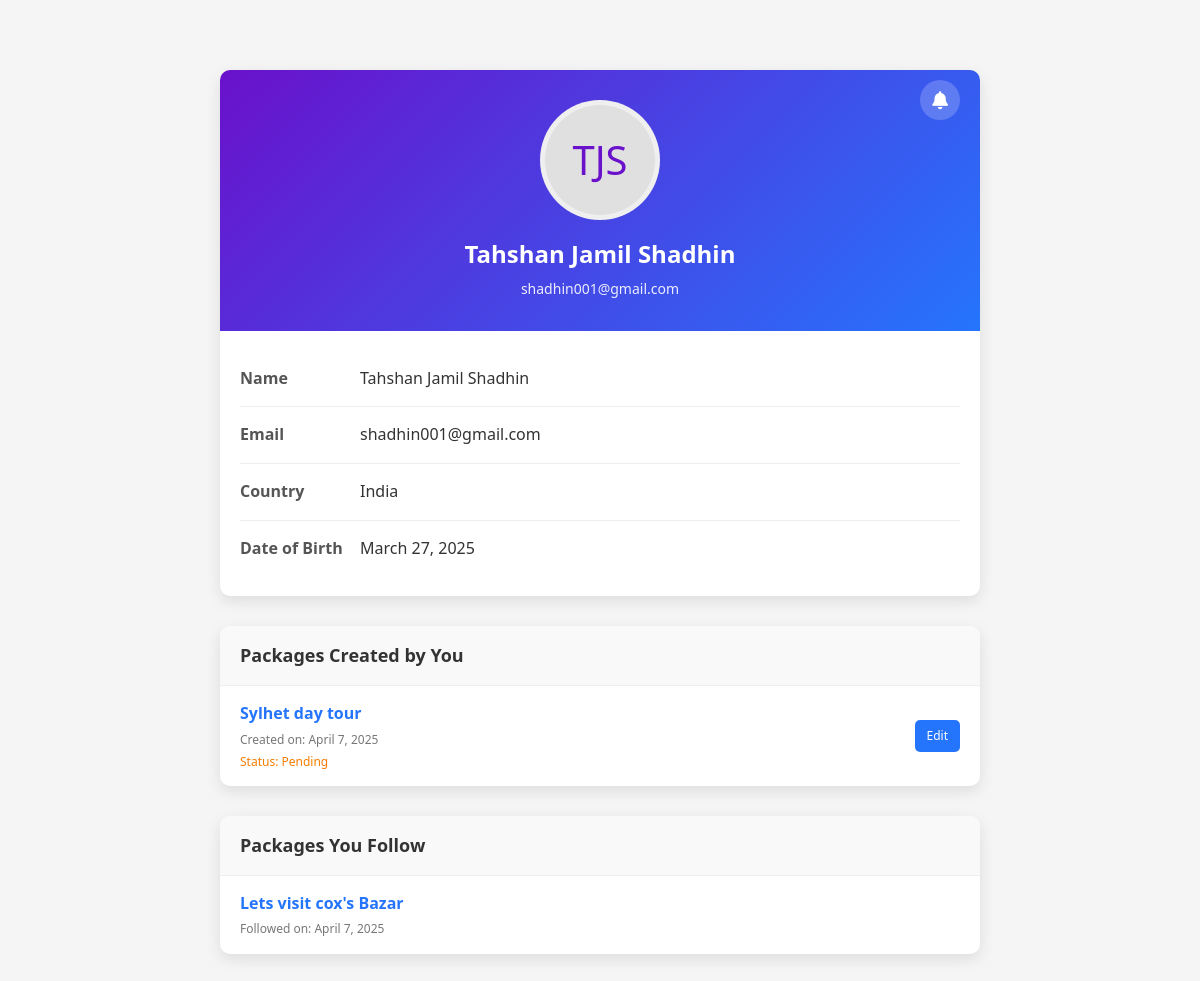
/Shadhin-experiment/profile.php (signed in), run on an earlier commit of the app's database.
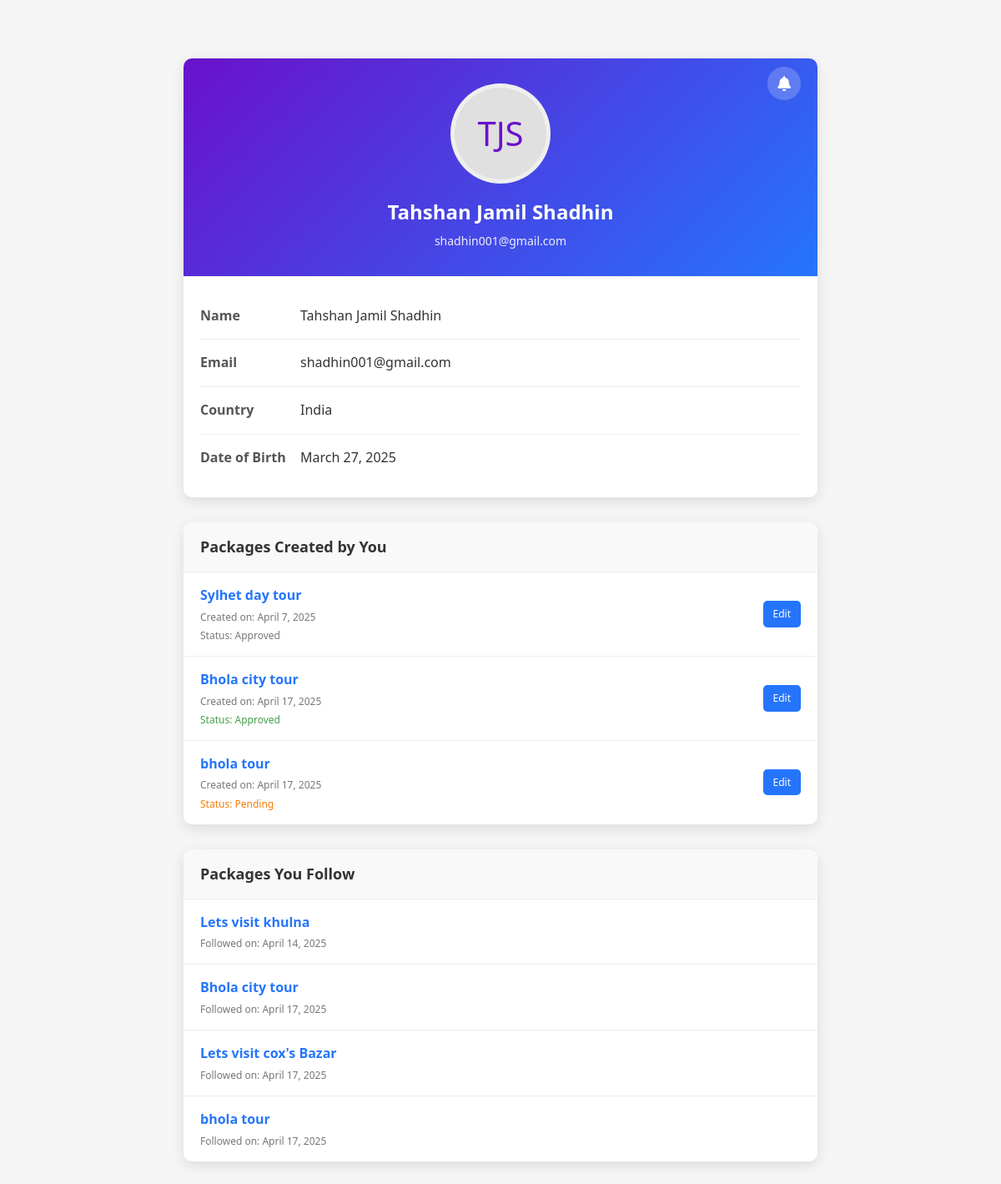
And on a later commit of the database.
### tables this page shows
CREATE TABLE `packages` (
  `package_id` int(11) NOT NULL,
  `package_name` varchar(255) NOT NULL,
  `publish_time` timestamp NOT NULL DEFAULT current_timestamp(),
  `build_by` int(11) NOT NULL,
  `status` varchar(255) NOT NULL DEFAULT 'pending',
  `details` varchar(2000) NOT NULL,
  `image` varchar(255) NOT NULL DEFAULT 'unknown.jpg',
  `rejection_feedback` varchar(1000) NOT NULL
);

CREATE TABLE `package_followers` (
  `package_id` int(11) NOT NULL,
  `user_id` int(11) NOT NULL,
  `time` timestamp NOT NULL DEFAULT current_timestamp()
);

### Shadhin-experiment/profile.php (the view, shortened to what the changed rows need)
<?php
$userId = $_SESSION['user_id'] ?? 'unknown';
$db = Database::getInstance();
$conn = $db->getConnection();
function getUserData($conn, $userId) {
    $query = "SELECT id, name, email, dob, country FROM user WHERE id = ?";
    $stmt = $conn->prepare($query);
    $stmt->execute([$userId]);
    if ($stmt->rowCount() > 0) {
        return $stmt->fetch(PDO::FETCH_ASSOC);
    } else {
        return null;
    }
}
function getCreatedPackages($conn, $userId) {
    $query = "SELECT package_id, package_name, publish_time, status, rejection_feedback FROM packages WHERE build_by = ?";
    $stmt = $conn->prepare($query);
    $stmt->execute([$userId]);
    $packages = [];
    while ($row = $stmt->fetch(PDO::FETCH_ASSOC)) {
        $packages[] = $row;
    }
    return $packages;
}
function getFollowedPackages($conn, $userId) {
    $query = "SELECT p.package_id, p.package_name, pf.time
              FROM package_followers pf
              JOIN packages p ON pf.package_id = p.package_id
              WHERE pf.user_id = ?";
    $stmt = $conn->prepare($query);
    $stmt->execute([$userId]);
    $packages = [];
    while ($row = $stmt->fetch(PDO::FETCH_ASSOC)) {
        $packages[] = $row;
    }
    return $packages;
}
$userData = getUserData($conn, $userId);
$createdPackages = getCreatedPackages($conn, $userId);
$followedPackages = getFollowedPackages($conn, $userId);
function formatDate($dateString, $includeTime = false) {
    $date = new DateTime($dateString);
    return $includeTime ? $date->format('M j, Y g:i A') : $date->format('F j, Y');
}
?>
<!DOCTYPE html>
<html lang="en">
<head>
    <link rel="stylesheet" href="https://cdnjs.cloudflare.com/ajax/libs/font-awesome/6.4.0/css/all.min.css">
    <link rel="stylesheet" type="text/css" href="profile.css?v=<?php echo time(); ?>">
</head>
<body>
    <div class="container">
        <?php if ($userData): ?>
        <div class="profile-card">
            <div class="profile-header">
                <h2 class="profile-name"><?php echo htmlspecialchars($userData['name']); ?></h2>
            </div>
        </div>
        <div class="section-card">
            <div class="section-content">
                <?php if (count($createdPackages) > 0): ?>
                    <?php foreach ($createdPackages as $package): ?>
                        <div class="package-item">
                            <div class="package-info">
                                <a href="package.php?id=<?php echo $package['package_id']; ?>" class="package-name">
                                    <?php echo htmlspecialchars($package['package_name']); ?>
                                </a>
                                <div class="package-date">Created on: <?php echo formatDate($package['publish_time']); ?></div>
                                <div class="package-status <?php echo $package['status']; ?>">
                                    Status: <?php echo ucfirst($package['status']); ?>
                                </div>
                            </div>
                            <div>
                                <a href="buildAndShare.php?id=<?php echo $package['package_id']; ?>" class="btn btn-small">
                                    <?php echo ($package['status'] == 'rejected') ? 'Edit & Resubmit' : 'Edit'; ?>
                                </a>
                            </div>
                        </div>
                    <?php endforeach; ?>
                <?php else: ?>
                    <div class="no-packages">You haven't created any packages yet.</div>
                <?php endif; ?>
            </div>
        </div>
        <div class="section-card">
            <div class="section-content">
                <?php if (count($followedPackages) > 0): ?>
                    <?php foreach ($followedPackages as $package): ?>
                        <div class="package-item">
                            <div class="package-info">
                                <a href="package.php?id=<?php echo $package['package_id']; ?>" class="package-name">
                                    <?php echo htmlspecialchars($package['package_name']); ?>
                                </a>
                                <div class="package-date">Followed on: <?php echo formatDate($package['time']); ?></div>
                            </div>
                        </div>
                    <?php endforeach; ?>
                <?php else: ?>
                    <div class="no-packages">You're not following any packages.</div>
                <?php endif; ?>
            </div>
        </div>
        <?php else: ?>
            <div class="error">User not found!</div>
        <?php endif; ?>
    </div>
</body>
</html>

What changed in the data, as far as the page shows it:
changed packages "Sylhet day tour": status "Pending" → "Approved"
added packages: package_name "Bhola city tour", publish_time "April 17, 2025", status "Approved", shows "Edit"
added packages: package_name "bhola tour", publish_time "April 17, 2025", status "Pending", shows "Edit"
added package_followers: package.package_name "Lets visit khulna", time "April 14, 2025"
added package_followers: package.package_name "Bhola city tour", time "April 17, 2025"
changed package_followers "Lets visit cox's Bazar": time "April 7, 2025" → "April 17, 2025"
added package_followers: package.package_name "bhola tour", time "April 17, 2025"
